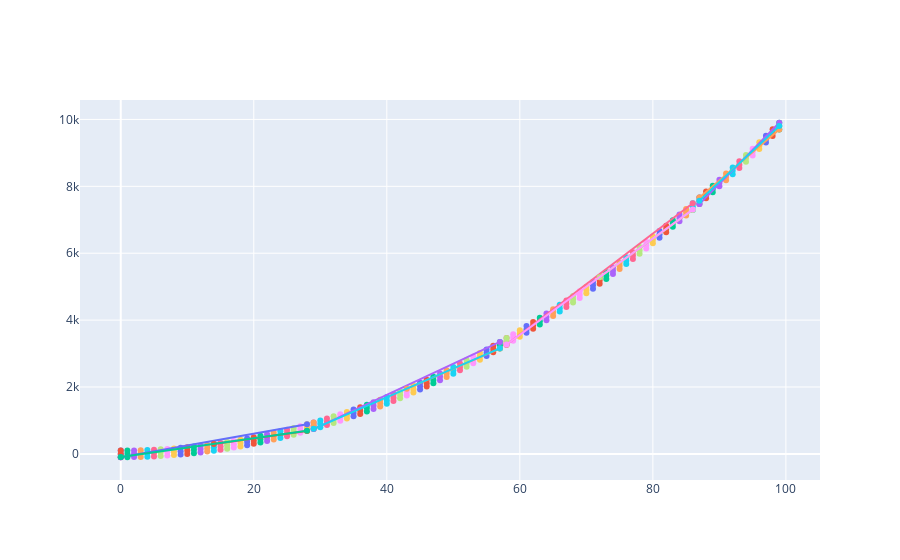

Notebook code for this chart:
### Code cell
print(len(PLR(data, 100, show=True)))

### Figure 1 — Plotly figure (JSON) as saved in the notebook; plotly's stock layout.template omitted (floating-point values rounded to 4 significant figures)
{"data": [{"name": "", "showlegend": false, "type": "scatter", "x": [0, 0, 0], "y": [100, 0, -100]}, {"name": "", "showlegend": false, "type": "scatter", "x": [0, 0, 0], "y": [100, 0, -100]}, {"name": "", "showlegend": false, "type": "scatter", "x": [1, 1, 1], "y": [101, 1, -99]}, {"name": "", "showlegend": false, "type": "scatter", "x": [2, 2, 2], "y": [104, 4, -96]}, {"name": "", "showlegend": false, "type": "scatter", "x": [3, 3, 3], "y": [109, 9, -91]}, {"name": "", "showlegend": false, "type": "scatter", "x": [4, 4, 4], "y": [116, 16, -84]}, {"name": "", "showlegend": false, "type": "scatter", "x": [5, 5, 5], "y": [125, 25, -75]}, {"name": "", "showlegend": false, "type": "scatter", "x": [6, 6, 6], "y": [136, 36, -64]}, {"name": "", "showlegend": false, "type": "scatter", "x": [7, 7, 7], "y": [149, 49, -51]}, {"name": "", "showlegend": false, "type": "scatter", "x": [8, 8, 8], "y": [164, 64, -36]}, {"name": "", "showlegend": false, "type": "scatter", "x": [9, 9, 9], "y": [181, 81, -19]}, {"name": "", "showlegend": false, "type": "scatter", "x": [10, 10, 10], "y": [200, 100, 0]}, {"name": "", "showlegend": false, "type": "scatter", "x": [11, 11, 11], "y": [221, 121, 21]}, {"name": "", "showlegend": false, "type": "scatter", "x": [12, 12, 12], "y": [244, 144, 44]}, {"name": "", "showlegend": false, "type": "scatter", "x": [13, 13, 13], "y": [269, 169, 69]}, {"name": "", "showlegend": false, "type": "scatter", "x": [14, 14, 14], "y": [296, 196, 96]}, {"name": "", "showlegend": false, "type": "scatter", "x": [15, 15, 15], "y": [325, 225, 125]}, {"name": "", "showlegend": false, "type": "scatter", "x": [16, 16, 16], "y": [356, 256, 156]}, {"name": "", "showlegend": false, "type": "scatter", "x": [17, 17, 17], "y": [389, 289, 189]}, {"name": "", "showlegend": false, "type": "scatter", "x": [18, 18, 18], "y": [424, 324, 224]}, {"name": "", "showlegend": false, "type": "scatter", "x": [19, 19, 19], "y": [461, 361, 261]}, {"name": "", "showlegend": false, "type": "scatter", "x": [20, 20, 20], "y": [500, 400, 300]}, {"name": "", "showlegend": false, "type": "scatter", "x": [21, 21, 21], "y": [541, 441, 341]}, {"name": "", "showlegend": false, "type": "scatter", "x": [22, 22, 22], "y": [584, 484, 384]}, {"name": "", "showlegend": false, "type": "scatter", "x": [23, 23, 23], "y": [629, 529, 429]}, {"name": "", "showlegend": false, "type": "scatter", "x": [24, 24, 24], "y": [676, 576, 476]}, {"name": "", "showlegend": false, "type": "scatter", "x": [25, 25, 25], "y": [725, 625, 525]}, {"name": "", "showlegend": false, "type": "scatter", "x": [26, 26, 26], "y": [776, 676, 576]}, {"name": "", "showlegend": false, "type": "scatter", "x": [27, 27, 27], "y": [829, 729, 629]}, {"name": "", "showlegend": false, "type": "scatter", "x": [28, 28, 28], "y": [884, 784, 684]}, {"name": "p", "showlegend": false, "type": "scatter", "x": [0, 28], "y": [-100, 884]}, {"name": "p", "showlegend": false, "type": "scatter", "x": [14, 28], "y": [296, 684]}, {"name": "spline", "showlegend": false, "type": "scatter", "x": [0, 28], "y": [-92.31, 691.7]}, {"name": "", "showlegend": false, "type": "scatter", "x": [29, 29, 29], "y": [941, 841, 741]}, {"name": "", "showlegend": false, "type": "scatter", "x": [29, 29, 29], "y": [941, 841, 741]}, {"name": "", "showlegend": false, "type": "scatter", "x": [30, 30, 30], "y": [1000, 900, 800]}, {"name": "", "showlegend": false, "type": "scatter", "x": [31, 31, 31], "y": [1061, 961, 861]}, {"name": "", "showlegend": false, "type": "scatter", "x": [32, 32, 32], "y": [1124, 1024, 924]}, {"name": "", "showlegend": false, "type": "scatter", "x": [33, 33, 33], "y": [1189, 1089, 989]}, {"name": "", "showlegend": false, "type": "scatter", "x": [34, 34, 34], "y": [1256, 1156, 1056]}, {"name": "", "showlegend": false, "type": "scatter", "x": [35, 35, 35], "y": [1325, 1225, 1125]}, {"name": "", "showlegend": false, "type": "scatter", "x": [36, 36, 36], "y": [1396, 1296, 1196]}, {"name": "", "showlegend": false, "type": "scatter", "x": [37, 37, 37], "y": [1469, 1369, 1269]}, {"name": "", "showlegend": false, "type": "scatter", "x": [38, 38, 38], "y": [1544, 1444, 1344]}, {"name": "", "showlegend": false, "type": "scatter", "x": [39, 39, 39], "y": [1621, 1521, 1421]}, {"name": "", "showlegend": false, "type": "scatter", "x": [40, 40, 40], "y": [1700, 1600, 1500]}, {"name": "", "showlegend": false, "type": "scatter", "x": [41, 41, 41], "y": [1781, 1681, 1581]}, {"name": "", "showlegend": false, "type": "scatter", "x": [42, 42, 42], "y": [1864, 1764, 1664]}, {"name": "", "showlegend": false, "type": "scatter", "x": [43, 43, 43], "y": [1949, 1849, 1749]}, {"name": "", "showlegend": false, "type": "scatter", "x": [44, 44, 44], "y": [2036, 1936, 1836]}, {"name": "", "showlegend": false, "type": "scatter", "x": [45, 45, 45], "y": [2125, 2025, 1925]}, {"name": "", "showlegend": false, "type": "scatter", "x": [46, 46, 46], "y": [2216, 2116, 2016]}, {"name": "", "showlegend": false, "type": "scatter", "x": [47, 47, 47], "y": [2309, 2209, 2109]}, {"name": "", "showlegend": false, "type": "scatter", "x": [48, 48, 48], "y": [2404, 2304, 2204]}, {"name": "", "showlegend": false, "type": "scatter", "x": [49, 49, 49], "y": [2501, 2401, 2301]}, {"name": "", "showlegend": false, "type": "scatter", "x": [50, 50, 50], "y": [2600, 2500, 2400]}, {"name": "", "showlegend": false, "type": "scatter", "x": [51, 51, 51], "y": [2701, 2601, 2501]}, {"name": "", "showlegend": false, "type": "scatter", "x": [52, 52, 52], "y": [2804, 2704, 2604]}, {"name": "", "showlegend": false, "type": "scatter", "x": [53, 53, 53], "y": [2909, 2809, 2709]}, {"name": "", "showlegend": false, "type": "scatter", "x": [54, 54, 54], "y": [3016, 2916, 2816]}, {"name": "", "showlegend": false, "type": "scatter", "x": [55, 55, 55], "y": [3125, 3025, 2925]}, {"name": "", "showlegend": false, "type": "scatter", "x": [56, 56, 56], "y": [3236, 3136, 3036]}, {"name": "", "showlegend": false, "type": "scatter", "x": [57, 57, 57], "y": [3349, 3249, 3149]}, {"name": "p", "showlegend": false, "type": "scatter", "x": [29, 57], "y": [741, 3349]}, {"name": "p", "showlegend": false, "type": "scatter", "x": [43, 57], "y": [1949, 3149]}, {"name": "spline", "showlegend": false, "type": "scatter", "x": [29, 57], "y": [748.7, 3157.0]}, {"name": "", "showlegend": false, "type": "scatter", "x": [58, 58, 58], "y": [3464, 3364, 3264]}, {"name": "", "showlegend": false, "type": "scatter", "x": [58, 58, 58], "y": [3464, 3364, 3264]}, {"name": "", "showlegend": false, "type": "scatter", "x": [59, 59, 59], "y": [3581, 3481, 3381]}, {"name": "", "showlegend": false, "type": "scatter", "x": [60, 60, 60], "y": [3700, 3600, 3500]}, {"name": "", "showlegend": false, "type": "scatter", "x": [61, 61, 61], "y": [3821, 3721, 3621]}, {"name": "", "showlegend": false, "type": "scatter", "x": [62, 62, 62], "y": [3944, 3844, 3744]}, {"name": "", "showlegend": false, "type": "scatter", "x": [63, 63, 63], "y": [4069, 3969, 3869]}, {"name": "", "showlegend": false, "type": "scatter", "x": [64, 64, 64], "y": [4196, 4096, 3996]}, {"name": "", "showlegend": false, "type": "scatter", "x": [65, 65, 65], "y": [4325, 4225, 4125]}, {"name": "", "showlegend": false, "type": "scatter", "x": [66, 66, 66], "y": [4456, 4356, 4256]}, {"name": "", "showlegend": false, "type": "scatter", "x": [67, 67, 67], "y": [4589, 4489, 4389]}, {"name": "", "showlegend": false, "type": "scatter", "x": [68, 68, 68], "y": [4724, 4624, 4524]}, {"name": "", "showlegend": false, "type": "scatter", "x": [69, 69, 69], "y": [4861, 4761, 4661]}, {"name": "", "showlegend": false, "type": "scatter", "x": [70, 70, 70], "y": [5000, 4900, 4800]}, {"name": "", "showlegend": false, "type": "scatter", "x": [71, 71, 71], "y": [5141, 5041, 4941]}, {"name": "", "showlegend": false, "type": "scatter", "x": [72, 72, 72], "y": [5284, 5184, 5084]}, {"name": "", "showlegend": false, "type": "scatter", "x": [73, 73, 73], "y": [5429, 5329, 5229]}, {"name": "", "showlegend": false, "type": "scatter", "x": [74, 74, 74], "y": [5576, 5476, 5376]}, {"name": "", "showlegend": false, "type": "scatter", "x": [75, 75, 75], "y": [5725, 5625, 5525]}, {"name": "", "showlegend": false, "type": "scatter", "x": [76, 76, 76], "y": [5876, 5776, 5676]}, {"name": "", "showlegend": false, "type": "scatter", "x": [77, 77, 77], "y": [6029, 5929, 5829]}, {"name": "", "showlegend": false, "type": "scatter", "x": [78, 78, 78], "y": [6184, 6084, 5984]}, {"name": "", "showlegend": false, "type": "scatter", "x": [79, 79, 79], "y": [6341, 6241, 6141]}, {"name": "", "showlegend": false, "type": "scatter", "x": [80, 80, 80], "y": [6500, 6400, 6300]}, {"name": "", "showlegend": false, "type": "scatter", "x": [81, 81, 81], "y": [6661, 6561, 6461]}, {"name": "", "showlegend": false, "type": "scatter", "x": [82, 82, 82], "y": [6824, 6724, 6624]}, {"name": "", "showlegend": false, "type": "scatter", "x": [83, 83, 83], "y": [6989, 6889, 6789]}, {"name": "", "showlegend": false, "type": "scatter", "x": [84, 84, 84], "y": [7156, 7056, 6956]}, {"name": "", "showlegend": false, "type": "scatter", "x": [85, 85, 85], "y": [7325, 7225, 7125]}, {"name": "", "showlegend": false, "type": "scatter", "x": [86, 86, 86], "y": [7496, 7396, 7296]}, {"name": "p", "showlegend": false, "type": "scatter", "x": [58, 86], "y": [3264, 7496]}, {"name": "p", "showlegend": false, "type": "scatter", "x": [72, 86], "y": [5284, 7296]}, {"name": "spline", "showlegend": false, "type": "scatter", "x": [58, 86], "y": [3272.0, 7304.0]}, {"name": "", "showlegend": false, "type": "scatter", "x": [87, 87, 87], "y": [7669, 7569, 7469]}, {"name": "", "showlegend": false, "type": "scatter", "x": [87, 87, 87], "y": [7669, 7569, 7469]}, {"name": "", "showlegend": false, "type": "scatter", "x": [88, 88, 88], "y": [7844, 7744, 7644]}, {"name": "", "showlegend": false, "type": "scatter", "x": [89, 89, 89], "y": [8021, 7921, 7821]}, {"name": "", "showlegend": false, "type": "scatter", "x": [90, 90, 90], "y": [8200, 8100, 8000]}, {"name": "", "showlegend": false, "type": "scatter", "x": [91, 91, 91], "y": [8381, 8281, 8181]}, {"name": "", "showlegend": false, "type": "scatter", "x": [92, 92, 92], "y": [8564, 8464, 8364]}, {"name": "", "showlegend": false, "type": "scatter", "x": [93, 93, 93], "y": [8749, 8649, 8549]}, {"name": "", "showlegend": false, "type": "scatter", "x": [94, 94, 94], "y": [8936, 8836, 8736]}, {"name": "", "showlegend": false, "type": "scatter", "x": [95, 95, 95], "y": [9125, 9025, 8925]}, {"name": "", "showlegend": false, "type": "scatter", "x": [96, 96, 96], "y": [9316, 9216, 9116]}, {"name": "", "showlegend": false, "type": "scatter", "x": [97, 97, 97], "y": [9509, 9409, 9309]}, {"name": "", "showlegend": false, "type": "scatter", "x": [98, 98, 98], "y": [9704, 9604, 9504]}, {"name": "", "showlegend": false, "type": "scatter", "x": [99, 99, 99], "y": [9901, 9801, 9701]}, {"name": "p", "showlegend": false, "type": "scatter", "x": [87, 99], "y": [7469, 9901]}, {"name": "p", "showlegend": false, "type": "scatter", "x": [87, 99], "y": [7669, 9701]}, {"name": "spline", "showlegend": false, "type": "scatter", "x": [87, 99], "y": [7569, 9801]}], "layout": {}}
